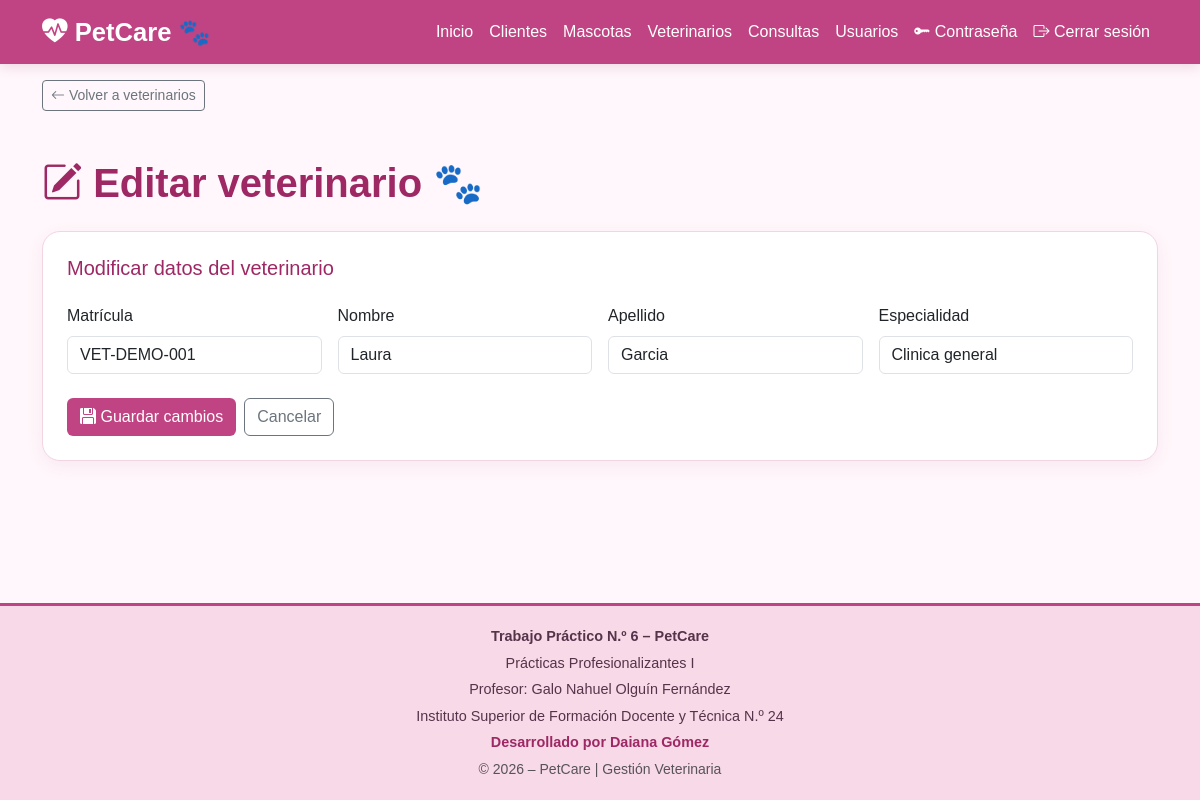
Page /veterinarios/editar.php?id=1 (signed in) on the committed database.
### tables this page shows
CREATE TABLE `veterinarios` (
  `id_veterinario` int NOT NULL AUTO_INCREMENT,
  `matricula` varchar(20) NOT NULL,
  `nombre` varchar(50) NOT NULL,
  `apellido` varchar(50) NOT NULL,
  `especialidad` varchar(50) NOT NULL,
  PRIMARY KEY (`id_veterinario`),
  UNIQUE KEY `matricula` (`matricula`)
);

### veterinarios/editar.php (the view, shortened to what this page needs)
<?php
$conexion = conectarBD();
function escapar($valor): string {
    return htmlspecialchars((string)$valor, ENT_QUOTES, 'UTF-8');
}
$id = filter_input(INPUT_GET, 'id', FILTER_VALIDATE_INT);
$consulta = $conexion->prepare(
    "SELECT id_veterinario, matricula, nombre,
            apellido, especialidad
     FROM veterinarios
     WHERE id_veterinario = :id"
);
$consulta->execute([':id' => $id]);
$veterinario = $consulta->fetch(PDO::FETCH_ASSOC);
require __DIR__ . '/../includes/header.php';
?>
<div class="container mt-3">
    <a href="index.php" class="btn btn-outline-secondary btn-sm">
        <i class="bi bi-arrow-left"></i>
        Volver a veterinarios
    </a>
</div>
<main class="container py-5">
    <h1 class="titulo fw-bold mb-4">
        <i class="bi bi-pencil-square"></i>
        Editar veterinario 🐾
    </h1>
    <div class="card">
        <div class="card-body p-4">
            <h2 class="h5 titulo mb-4">
                Modificar datos del veterinario
            </h2>
            <form
                method="POST"
                action="editar.php?id=<?= (int)$id ?>">
                <div class="row g-3">
                    <div class="col-md-3">
                        <label for="matricula" class="form-label">
                            Matrícula
                        </label>
                        <input
                            type="text"
                            class="form-control"
                            id="matricula"
                            name="matricula"
                            maxlength="30"
                            value="<?= escapar($veterinario['matricula']) ?>"
                            required>
                    </div>
                    <div class="col-md-3">
                        <label for="nombre" class="form-label">
                            Nombre
                        </label>
                        <input
                            type="text"
                            class="form-control"
                            id="nombre"
                            name="nombre"
                            maxlength="100"
                            value="<?= escapar($veterinario['nombre']) ?>"
                            required>
                    </div>
                    <div class="col-md-3">
                        <label for="apellido" class="form-label">
                            Apellido
                        </label>
                        <input
                            type="text"
                            class="form-control"
                            id="apellido"
                            name="apellido"
                            maxlength="100"
                            value="<?= escapar($veterinario['apellido']) ?>"
                            required>
                    </div>
                    <div class="col-md-3">
                        <label for="especialidad" class="form-label">
                            Especialidad
                        </label>
                        <input
                            type="text"
                            class="form-control"
                            id="especialidad"
                            name="especialidad"
                            maxlength="100"
                            value="<?= escapar($veterinario['especialidad']) ?>">
                    </div>
                </div>
                <div class="mt-4 d-flex gap-2">
                    <button type="submit" class="btn btn-petcare">
                        <i class="bi bi-floppy-fill"></i>
                        Guardar cambios
                    </button>
                    <a
                        href="index.php"
                        class="btn btn-outline-secondary">
                        Cancelar
                    </a>
                </div>
            </form>
        </div>
    </div>
</main>
<?php
require __DIR__ . '/../includes/footer.php';
?>

### css/styles.css (style rules this page uses)
:root { --pink-primary: #c04483; --pink-dark: #9d2864; --pink-pastel: #f8d9e8; --pink-light: #fce7f1; --pink-background: #fff7fb; --text-primary: #55334a; }
body { background: var(--pink-background); color: var(--text-primary); font-family: Arial, sans-serif; min-height: 100vh; display: flex; flex-direction: column; }
main { flex: 1; }
.titulo { color: var(--pink-dark); }
.card { border: 1px solid #f3d4e3; border-radius: 18px; box-shadow: 0 5px 18px rgba(157, 40, 100, .07); }
.btn-petcare { background: var(--pink-primary); color: white; }

### rows in the picture
veterinarios: matricula "VET-DEMO-001", nombre "Laura", apellido "Garcia", especialidad "Clinica general"
